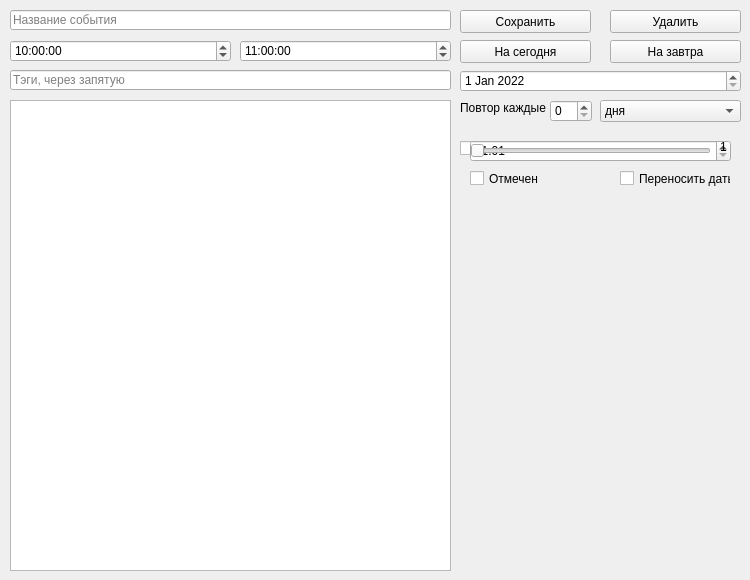
<?xml version="1.0" encoding="UTF-8"?>
<ui version="4.0">
 <class>Form</class>
 <widget class="QWidget" name="Form">
  <property name="geometry">
   <rect>
    <x>0</x>
    <y>0</y>
    <width>750</width>
    <height>580</height>
   </rect>
  </property>
  <property name="minimumSize">
   <size>
    <width>750</width>
    <height>580</height>
   </size>
  </property>
  <property name="windowTitle">
   <string>Form</string>
  </property>
  <widget class="QLineEdit" name="lineEdit_name">
   <property name="geometry">
    <rect>
     <x>10</x>
     <y>10</y>
     <width>441</width>
     <height>20</height>
    </rect>
   </property>
   <property name="toolTip">
    <string/>
   </property>
   <property name="text">
    <string comment="testest" extracomment="test"/>
   </property>
   <property name="dragEnabled">
    <bool>false</bool>
   </property>
   <property name="placeholderText">
    <string>Название события</string>
   </property>
  </widget>
  <widget class="QPushButton" name="pushButton_save">
   <property name="geometry">
    <rect>
     <x>460</x>
     <y>10</y>
     <width>131</width>
     <height>23</height>
    </rect>
   </property>
   <property name="text">
    <string>Сохранить</string>
   </property>
  </widget>
  <widget class="QPushButton" name="pushButton_delete">
   <property name="geometry">
    <rect>
     <x>610</x>
     <y>10</y>
     <width>131</width>
     <height>23</height>
    </rect>
   </property>
   <property name="text">
    <string>Удалить</string>
   </property>
  </widget>
  <widget class="QTimeEdit" name="timeEdit_start">
   <property name="geometry">
    <rect>
     <x>10</x>
     <y>40</y>
     <width>221</width>
     <height>22</height>
    </rect>
   </property>
   <property name="time">
    <time>
     <hour>10</hour>
     <minute>0</minute>
     <second>0</second>
    </time>
   </property>
  </widget>
  <widget class="QTimeEdit" name="timeEdit_end">
   <property name="geometry">
    <rect>
     <x>240</x>
     <y>40</y>
     <width>211</width>
     <height>22</height>
    </rect>
   </property>
   <property name="time">
    <time>
     <hour>11</hour>
     <minute>0</minute>
     <second>0</second>
    </time>
   </property>
  </widget>
  <widget class="QPushButton" name="pushButton_today">
   <property name="geometry">
    <rect>
     <x>460</x>
     <y>40</y>
     <width>131</width>
     <height>23</height>
    </rect>
   </property>
   <property name="text">
    <string>На сегодня</string>
   </property>
  </widget>
  <widget class="QPushButton" name="pushButton_tomorrow">
   <property name="geometry">
    <rect>
     <x>610</x>
     <y>40</y>
     <width>131</width>
     <height>23</height>
    </rect>
   </property>
   <property name="text">
    <string>На завтра</string>
   </property>
  </widget>
  <widget class="QDateEdit" name="dateEdit_date">
   <property name="geometry">
    <rect>
     <x>460</x>
     <y>70</y>
     <width>281</width>
     <height>22</height>
    </rect>
   </property>
   <property name="dateTime">
    <datetime>
     <hour>0</hour>
     <minute>0</minute>
     <second>0</second>
     <year>2022</year>
     <month>1</month>
     <day>1</day>
    </datetime>
   </property>
  </widget>
  <widget class="QLineEdit" name="lineEdit_tags">
   <property name="geometry">
    <rect>
     <x>10</x>
     <y>70</y>
     <width>441</width>
     <height>20</height>
    </rect>
   </property>
   <property name="placeholderText">
    <string>Тэги, через запятую</string>
   </property>
  </widget>
  <widget class="QTextEdit" name="textEdit_main">
   <property name="geometry">
    <rect>
     <x>10</x>
     <y>100</y>
     <width>441</width>
     <height>471</height>
    </rect>
   </property>
  </widget>
  <widget class="QLabel" name="label">
   <property name="geometry">
    <rect>
     <x>460</x>
     <y>100</y>
     <width>91</width>
     <height>16</height>
    </rect>
   </property>
   <property name="text">
    <string>Повтор каждые </string>
   </property>
  </widget>
  <widget class="QSpinBox" name="spinBox_count_repeats">
   <property name="geometry">
    <rect>
     <x>550</x>
     <y>100</y>
     <width>42</width>
     <height>22</height>
    </rect>
   </property>
   <property name="minimum">
    <number>0</number>
   </property>
   <property name="maximum">
    <number>100</number>
   </property>
  </widget>
  <widget class="QComboBox" name="comboBox_gap">
   <property name="geometry">
    <rect>
     <x>600</x>
     <y>100</y>
     <width>141</width>
     <height>22</height>
    </rect>
   </property>
   <property name="currentText">
    <string>дня</string>
   </property>
   <property name="currentIndex">
    <number>0</number>
   </property>
   <item>
    <property name="text">
     <string>дня</string>
    </property>
   </item>
   <item>
    <property name="text">
     <string>недели</string>
    </property>
   </item>
   <item>
    <property name="text">
     <string>месяц</string>
    </property>
   </item>
   <item>
    <property name="text">
     <string>год</string>
    </property>
   </item>
  </widget>
  <widget class="QWidget" name="widget_week" native="true">
   <property name="enabled">
    <bool>true</bool>
   </property>
   <property name="geometry">
    <rect>
     <x>460</x>
     <y>130</y>
     <width>281</width>
     <height>41</height>
    </rect>
   </property>
   <widget class="QCheckBox" name="checkBox_mo">
    <property name="geometry">
     <rect>
      <x>0</x>
      <y>10</y>
      <width>41</width>
      <height>17</height>
     </rect>
    </property>
    <property name="text">
     <string>Пн</string>
    </property>
   </widget>
   <widget class="QCheckBox" name="checkBox_tu">
    <property name="geometry">
     <rect>
      <x>40</x>
      <y>10</y>
      <width>41</width>
      <height>17</height>
     </rect>
    </property>
    <property name="text">
     <string>Вт</string>
    </property>
   </widget>
   <widget class="QCheckBox" name="checkBox_we">
    <property name="geometry">
     <rect>
      <x>80</x>
      <y>10</y>
      <width>41</width>
      <height>17</height>
     </rect>
    </property>
    <property name="text">
     <string>Ср</string>
    </property>
   </widget>
   <widget class="QCheckBox" name="checkBox_th">
    <property name="geometry">
     <rect>
      <x>120</x>
      <y>10</y>
      <width>41</width>
      <height>17</height>
     </rect>
    </property>
    <property name="text">
     <string>Чт</string>
    </property>
   </widget>
   <widget class="QCheckBox" name="checkBox_fr">
    <property name="geometry">
     <rect>
      <x>160</x>
      <y>10</y>
      <width>31</width>
      <height>17</height>
     </rect>
    </property>
    <property name="text">
     <string>Пт</string>
    </property>
   </widget>
   <widget class="QCheckBox" name="checkBox_sa">
    <property name="geometry">
     <rect>
      <x>200</x>
      <y>10</y>
      <width>41</width>
      <height>17</height>
     </rect>
    </property>
    <property name="text">
     <string>Сб</string>
    </property>
   </widget>
   <widget class="QCheckBox" name="checkBox_su">
    <property name="geometry">
     <rect>
      <x>240</x>
      <y>10</y>
      <width>31</width>
      <height>17</height>
     </rect>
    </property>
    <property name="text">
     <string>Вс</string>
    </property>
   </widget>
  </widget>
  <widget class="QWidget" name="widget_month" native="true">
   <property name="enabled">
    <bool>true</bool>
   </property>
   <property name="geometry">
    <rect>
     <x>460</x>
     <y>130</y>
     <width>281</width>
     <height>61</height>
    </rect>
   </property>
   <widget class="QCheckBox" name="checkBox_gap_month">
    <property name="geometry">
     <rect>
      <x>10</x>
      <y>40</y>
      <width>70</width>
      <height>17</height>
     </rect>
    </property>
    <property name="text">
     <string>Отмечен</string>
    </property>
   </widget>
   <widget class="QSlider" name="horizontalSlider">
    <property name="geometry">
     <rect>
      <x>10</x>
      <y>10</y>
      <width>241</width>
      <height>22</height>
     </rect>
    </property>
    <property name="minimum">
     <number>1</number>
    </property>
    <property name="maximum">
     <number>31</number>
    </property>
    <property name="orientation">
     <enum>Qt::Horizontal</enum>
    </property>
   </widget>
   <widget class="QCheckBox" name="checkBox_endure">
    <property name="geometry">
     <rect>
      <x>160</x>
      <y>40</y>
      <width>111</width>
      <height>17</height>
     </rect>
    </property>
    <property name="toolTip">
     <string>&lt;html&gt;&lt;head/&gt;&lt;body&gt;&lt;p&gt;Переносить или удалять при выходе за рамки намеченного срока&lt;/p&gt;&lt;/body&gt;&lt;/html&gt;</string>
    </property>
    <property name="text">
     <string>Переносить даты</string>
    </property>
   </widget>
   <widget class="QLabel" name="label_slider">
    <property name="geometry">
     <rect>
      <x>260</x>
      <y>10</y>
      <width>47</width>
      <height>13</height>
     </rect>
    </property>
    <property name="text">
     <string>1</string>
    </property>
   </widget>
  </widget>
  <widget class="QWidget" name="widget_year" native="true">
   <property name="enabled">
    <bool>true</bool>
   </property>
   <property name="geometry">
    <rect>
     <x>460</x>
     <y>130</y>
     <width>281</width>
     <height>41</height>
    </rect>
   </property>
   <widget class="QDateEdit" name="dateEdit_year">
    <property name="geometry">
     <rect>
      <x>10</x>
      <y>10</y>
      <width>261</width>
      <height>22</height>
     </rect>
    </property>
    <property name="displayFormat">
     <string>dd.MM</string>
    </property>
   </widget>
  </widget>
  <zorder>lineEdit_name</zorder>
  <zorder>pushButton_save</zorder>
  <zorder>pushButton_delete</zorder>
  <zorder>timeEdit_start</zorder>
  <zorder>timeEdit_end</zorder>
  <zorder>pushButton_today</zorder>
  <zorder>pushButton_tomorrow</zorder>
  <zorder>dateEdit_date</zorder>
  <zorder>lineEdit_tags</zorder>
  <zorder>textEdit_main</zorder>
  <zorder>label</zorder>
  <zorder>spinBox_count_repeats</zorder>
  <zorder>comboBox_gap</zorder>
  <zorder>widget_week</zorder>
  <zorder>widget_year</zorder>
  <zorder>widget_month</zorder>
 </widget>
 <resources/>
 <connections/>
</ui>
